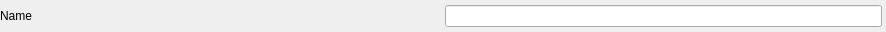
<?xml version="1.0" encoding="UTF-8"?>
<ui version="4.0">
 <class>WidgetPropText</class>
 <widget class="QWidget" name="WidgetPropText">
  <property name="geometry">
   <rect>
    <x>0</x>
    <y>0</y>
    <width>886</width>
    <height>32</height>
   </rect>
  </property>
  <property name="minimumSize">
   <size>
    <width>0</width>
    <height>32</height>
   </size>
  </property>
  <property name="maximumSize">
   <size>
    <width>16777215</width>
    <height>32</height>
   </size>
  </property>
  <property name="windowTitle">
   <string>Form</string>
  </property>
  <layout class="QVBoxLayout" name="verticalLayout">
   <property name="spacing">
    <number>0</number>
   </property>
   <property name="leftMargin">
    <number>0</number>
   </property>
   <property name="topMargin">
    <number>0</number>
   </property>
   <property name="rightMargin">
    <number>0</number>
   </property>
   <property name="bottomMargin">
    <number>0</number>
   </property>
   <item>
    <widget class="QFrame" name="prop_item_background">
     <property name="minimumSize">
      <size>
       <width>0</width>
       <height>0</height>
      </size>
     </property>
     <property name="accessibleDescription">
      <string>prop_item_background</string>
     </property>
     <property name="frameShape">
      <enum>QFrame::NoFrame</enum>
     </property>
     <property name="frameShadow">
      <enum>QFrame::Raised</enum>
     </property>
     <layout class="QHBoxLayout" name="horizontalLayout" stretch="1,1">
      <property name="spacing">
       <number>8</number>
      </property>
      <property name="leftMargin">
       <number>0</number>
      </property>
      <property name="topMargin">
       <number>4</number>
      </property>
      <property name="rightMargin">
       <number>4</number>
      </property>
      <property name="bottomMargin">
       <number>4</number>
      </property>
      <item>
       <widget class="QLabel" name="label">
        <property name="sizePolicy">
         <sizepolicy hsizetype="Preferred" vsizetype="Expanding">
          <horstretch>0</horstretch>
          <verstretch>0</verstretch>
         </sizepolicy>
        </property>
        <property name="accessibleName">
         <string>prop_item</string>
        </property>
        <property name="text">
         <string>Name</string>
        </property>
       </widget>
      </item>
      <item>
       <widget class="QLineEdit" name="lineEdit">
        <property name="accessibleName">
         <string>prop_item</string>
        </property>
       </widget>
      </item>
     </layout>
    </widget>
   </item>
  </layout>
 </widget>
 <resources/>
 <connections/>
</ui>
